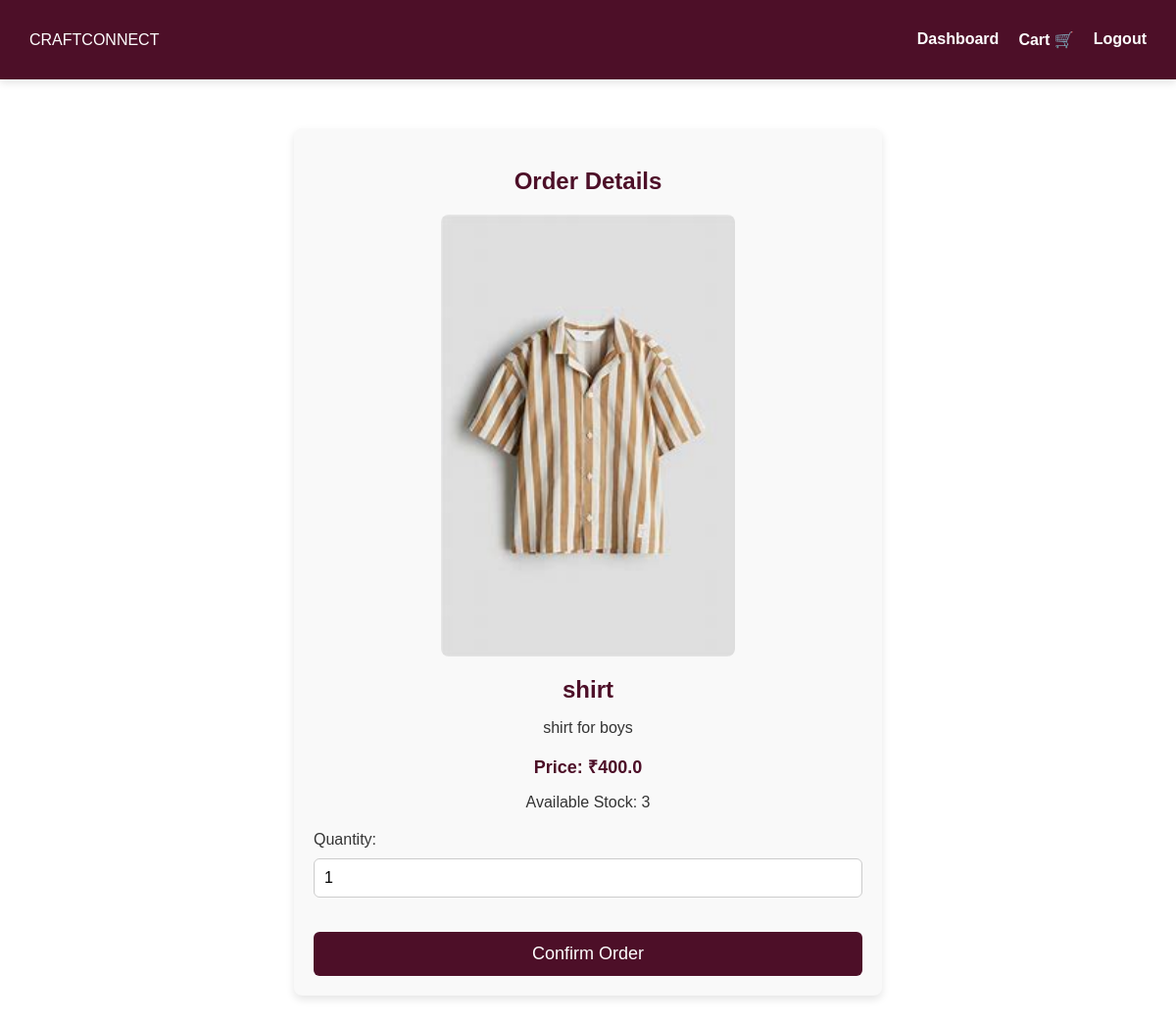
Page /order_page/3 on the committed database.
### tables this page shows
CREATE TABLE products (
            id INTEGER PRIMARY KEY AUTOINCREMENT,
            name TEXT NOT NULL,
            description TEXT NOT NULL,
            price REAL NOT NULL,
            image TEXT NOT NULL,
            manufacturer_id INTEGER, approved INTEGER DEFAULT 0, category TEXT, stock_limit INTEGER DEFAULT NULL, size_chart TEXT,
            FOREIGN KEY (manufacturer_id) REFERENCES users (id)
        );

### app.py (the view)
@app.route('/order_page/<int:product_id>', methods=['POST', 'GET'])
def order_page(product_id):
    conn = sqlite3.connect("craftconnect.db")
    cursor = conn.cursor()
    cursor.execute("""
        SELECT id, name, description, price, image, stock_limit
        FROM products
        WHERE id = ?
    """, (product_id,))
    product = cursor.fetchone()
    conn.close()
    if not product:
        flash("Product not found.", "error")
        return redirect(url_for('customer_dashboard'))
    return render_template("order_page.html", product=product)

### templates/order_page.html (shortened to what this page needs)
<!DOCTYPE html>
<html lang="en">
<head>
    <link rel="stylesheet" href="{{ url_for('static', filename='css/styles.css') }}">
</head>
<body>
    <nav class="navbar">
        <div class="logo">CRAFTCONNECT</div>
        <ul class="nav-links">
            <li><a href="{{ url_for('customer_dashboard') }}">Dashboard</a></li>
            <li><a href="{{ url_for('cart') }}">Cart 🛒</a></li>
            <li><a href="{{ url_for('logout') }}">Logout</a></li>
        </ul>
    </nav>
    <section class="order-container">
        <h1>Order Details</h1>
        <div class="product-summary">
            <img src="{{ url_for('static', filename='uploads/' + product[4]) }}" alt="{{ product[1] }}">
            <h2>{{ product[1] }}</h2>
            <p>{{ product[2] }}</p>
            <p class="price">Price: ₹{{ product[3] }}</p>
            {% if product[5] %}
                <p class="stock">Available Stock: {{ product[5] }}</p>
            {% else %}
                <p class="stock">Stock: Unlimited</p>
            {% endif %}
        </div>
        <form action="{{ url_for('confirm_order', product_id=product[0]) }}" method="POST">
            <label for="quantity">Quantity:</label>
            <input type="number" id="quantity" name="quantity" value="1" min="1" required>
            <button type="submit" class="button confirm-order">Confirm Order</button>
        </form>
    </section>
</body>
</html>

### static/css/styles.css (style rules this page uses)
body { margin: 0; padding: 0; overflow-x: hidden; font-family: Arial, sans-serif; background: white; color: #4D0F28; min-height: 100vh; box-sizing: border-box; width:100%; max-width: 100%; }
.navbar { display: flex; justify-content: space-between; align-items: center; padding: 15px 30px; background: #4D0F28; color: white; box-shadow: 0px 4px 8px rgba(0, 0, 0, 0.1); max-width: 100%; flex-wrap: wrap; }
.nav-links { list-style: none; display: flex; gap: 20px; }
.nav-links a { text-decoration: none; color: white; font-size: 16px; font-weight: bold; transition: color 0.3s ease; }
.button { display: inline-block; margin-top: 20px; padding: 12px 20px; font-size: 18px; background: #4D0F28; color: white; text-decoration: none; border-radius: 5px; transition: 0.3s ease; }
* { outline: none; box-sizing: border-box; max-width: 100vw; }
input, button { width: 100%; padding: 10px; margin-top: 5px; }
.order-container { max-width: 600px; margin: 50px auto; padding: 20px; background-color: #f9f9f9; border-radius: 8px; box-shadow: 0 4px 8px rgba(0, 0, 0, 0.1); text-align: left; }
.order-container h1 { text-align: center; color: #4D0F28; margin-bottom: 20px; }
.product-summary { text-align: center; margin-bottom: 20px; }
.product-summary img { width: 100%; max-width: 300px; display: block; margin: 0 auto 20px; border-radius: 8px; }
.product-summary h2 { font-size: 24px; color: #4D0F28; margin-bottom: 10px; }
.product-summary p { font-size: 16px; color: #333; margin-bottom: 10px; }
.product-summary .price { font-size: 18px; font-weight: bold; color: #4D0F28; margin-bottom: 15px; }
.order-container label { display: block; font-size: 16px; margin-bottom: 5px; color: #333; }
.order-container input { width: 100%; padding: 10px; margin-bottom: 15px; border: 1px solid #ccc; border-radius: 6px; font-size: 16px; }
.order-container button { width: 100%; padding: 12px; background: #4D0F28; color: white; border: none; border-radius: 6px; font-size: 18px; cursor: pointer; transition: background 0.3s ease; }
.price { font-size: 18px; font-weight: bold; color: #4D0F28; }

### rows in the picture
products: image+name (picture), name "shirt", description "shirt for boys", price "400.0", stock_limit "3"
